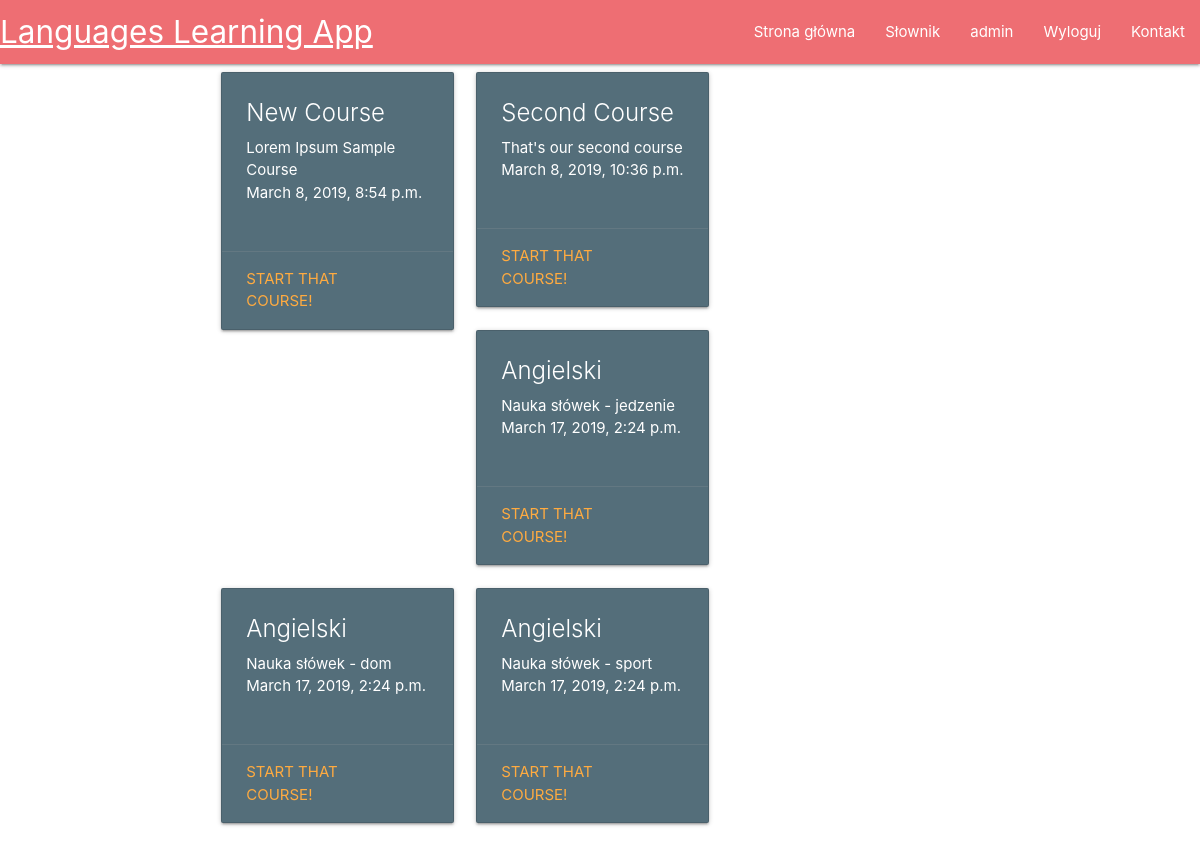
The app's page / (signed in) with its own data.
### main/models.py (models this page shows, shortened)
class Course(models.Model):
	course_title = models.CharField(max_length=200)
	course_description = models.TextField()
	course_published = models.DateTimeField("date published", default = datetime.now())

### main/views.py (the view)
# urls.py: path("", views.homepage, name='homepage'),
def homepage(request):
		return render(request = request, template_name="main/home.html", context = {"courses": Course.objects.all}) #UWAGA!

### main/templates/main/home.html
{% extends "main/header.html" %}
{% block content %}
  	{% for course in courses %}
	    <div class="col l6">
	      <div class="card blue-grey darken-1">
	        <div class="card-content white-text">
	          <span class="card-title">{{course.course_title}}</span>
				<p>{{course.course_description}}</p>
				<p>{{course.course_published}}</p>
				<br>
	        </div>
	        <div class="card-action">
	          <a href="#">Start that course!</a>
	        </div>
	      </div>
	    </div>
	{% endfor%}
{% endblock %}

### main/templates/main/includes/navbar.html
<nav>
    <div class="nav-wrapper">
      <a href="/" class="brand-logo">Languages Learning App</a>
      <ul id="nav-mobile" class="right hide-on-med-and-down">
        <li><a href="/">Strona główna</a></li>
        <li><a href="/dictionary">Słownik</a></li>
        {% if user.is_authenticated %}
	        <li><a href="/profile">{{user.username}}</a></li>
	        <li><a href="/logout">Wyloguj</a></li>
        {% else %}
	        <li><a href="/register">Rejestracja</a></li>
	        <li><a href="/login">Logowanie</a></li>
        {% endif %}
          <li><a href="/contact">Kontakt</a></li>
      </ul>
    </div>
  </nav>

### records on screen
Course: course_title "New Course", course_description "Lorem Ipsum Sample Course", course_published "March 8, 2019, 8:54 p.m."
Course: course_title "Second Course", course_description "That's our second course", course_published "March 8, 2019, 10:36 p.m."
Course: course_title "Angielski", course_description "Nauka słówek - jedzenie", course_published "March 17, 2019, 2:24 p.m."
Course: course_title "Angielski", course_description "Nauka słówek - dom", course_published "March 17, 2019, 2:24 p.m."
Course: course_title "Angielski", course_description "Nauka słówek - sport", course_published "March 17, 2019, 2:24 p.m."

### other values on screen
{{ user.username }} "admin"
